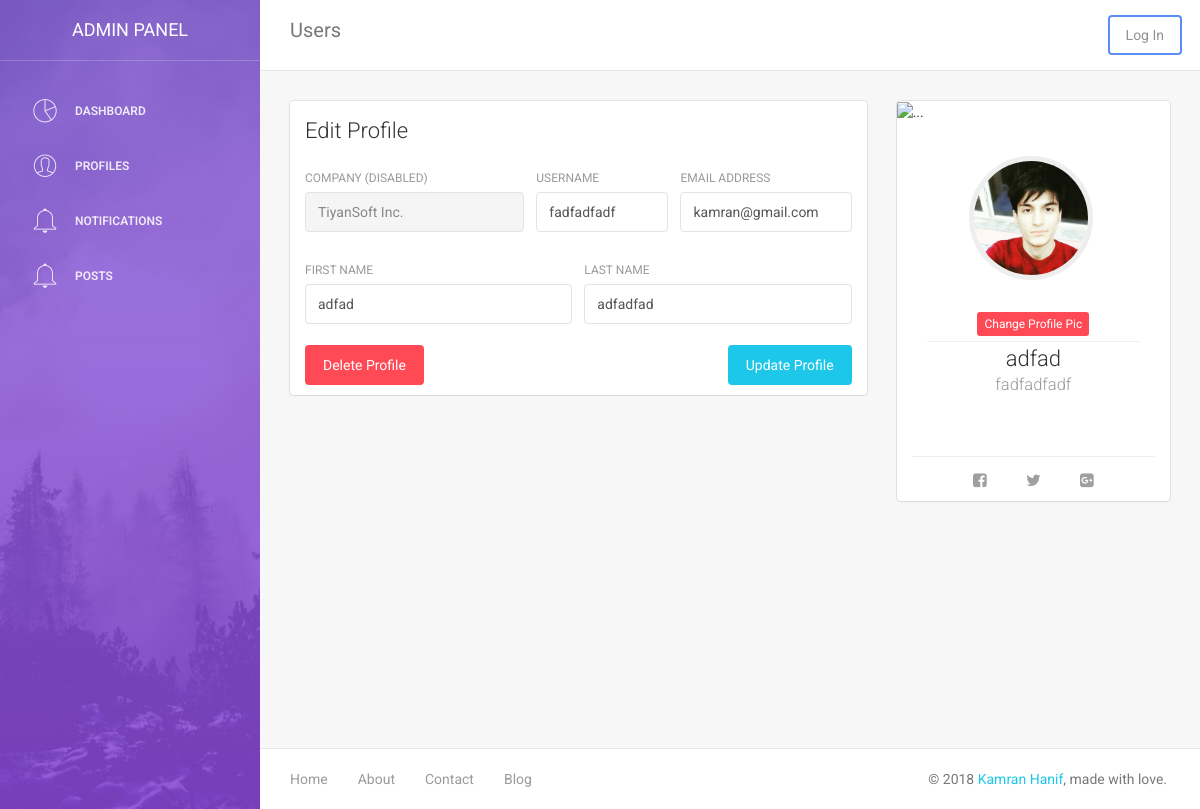
/users.php?uid=46, run on the app's committed database.
### tables this page shows
CREATE TABLE IF NOT EXISTS `users` (
  `id` int(11) NOT NULL AUTO_INCREMENT,
  `firstName` varchar(255) DEFAULT NULL,
  `lastName` varchar(255) DEFAULT NULL,
  `jobTitle` varchar(255) DEFAULT NULL,
  `userName` varchar(255) DEFAULT NULL,
  `email` varchar(255) DEFAULT NULL,
  `userStatus` tinyint(1) DEFAULT NULL,
  `profilePic` varchar(255) DEFAULT '"uploads/profiledefault.png"',
  `user_password` varchar(255) DEFAULT NULL,
  PRIMARY KEY (`id`)
);

### Users.php (the view, shortened to what this page needs)
<?php
include_once 'includes/dbh.inc.php';
        $user = $_GET['uid'];
        $select = mysqli_query($conn,"SELECT firstName, lastName, userName, email, profilePic FROM users WHERE id=$user");
        $fetch = mysqli_fetch_assoc($select);
        $firstName = $fetch['firstName'];
        $lastName = $fetch['lastName'];
        $userName = $fetch['userName'];
        $email = $fetch['email'];
        $profilePic = $fetch['profilePic'];
?>
<!doctype html>
<html lang="en">
<head>
    <link href="assets/css/bootstrap.min.css" rel="stylesheet" />
    <link href="assets/css/animate.min.css" rel="stylesheet"/>
    <link href="assets/css/light-bootstrap-dashboard.css?v=1.4.0" rel="stylesheet"/>
    <link href="assets/css/demo.css" rel="stylesheet" />
    <link href="http://maxcdn.bootstrapcdn.com/font-awesome/4.2.0/css/font-awesome.min.css" rel="stylesheet">
    <link href="assets/css/pe-icon-7-stroke.css" rel="stylesheet" />
</head>
<body>
<div class="wrapper">
    <div class="sidebar" data-color="purple" data-image="assets/img/sidebar-5.jpg">
        <div class="sidebar-wrapper">
            <?php $activePage = basename($_SERVER['PHP_SELF'], ".php"); include 'includes/sidebar.php'; ?>
        </div>
    </div>
    <div class="main-panel">
        <div class="header">
            <?php $x = basename (__FILE__, '.php'); include 'includes/header.php'; ?>
        </div>
        <div class="content">
            <div class="container-fluid">
                <div class="row">
                    <div class="col-md-8">
                        <div class="card">
                            <div class="header">
                                <h4 class="title">Edit Profile</h4>
                            </div>
                            <div class="content">
                                <form action="" method="POST">
                                    <div class="row">
                                        <div class="col-md-5">
                                            <div class="form-group">
                                                <label>Company (disabled)</label>
                                                <input type="text" class="form-control" disabled placeholder="Company" value="TiyanSoft Inc.">
                                            </div>
                                        </div>
                                        <div class="col-md-3">
                                            <div class="form-group">
                                                <label>Username</label>
                                                <input name="uid" type="text" class="form-control" placeholder="Username" value="<?php echo $userName ?>" required>
                                            </div>
                                        </div>
                                        <div class="col-md-4">
                                            <div class="form-group">
                                                <label for="exampleInputEmail1">Email address</label>
                                                <input name="email" type="email" class="form-control" placeholder="Email" value="<?php echo $email ?>" required>
                                            </div>
                                        </div>
                                    </div>
                                    <div class="row">
                                        <div class="col-md-6">
                                            <div class="form-group">
                                                <label>First Name</label>
                                                <input name="firstName" type="text" class="form-control" placeholder="Company" value="<?php echo $firstName; ?>" required>
                                            </div>
                                        </div>
                                        <div class="col-md-6">
                                            <div class="form-group">
                                                <label>Last Name</label>
                                                <input type="text" name="lastName" class="form-control" placeholder="Last Name" value="<?php echo $lastName ?>" >
                                            </div>
                                        </div>
                                    </div>
                                    <button type="submit" name="updateBtn"class="btn btn-info btn-fill pull-right">Update Profile</button>
                                    <button type="submit" name="deleteBtn"class="btn btn-danger btn-fill pull-left">Delete Profile</button>
                                    <div class="clearfix"></div>
                                </form>
                            </div>
                        </div>
                    </div>
                    <div class="col-md-4">
                            <div class="card card-user">
                                <div class="image">
                                    <img src="https://ununsplash.imgix.net/photo-1431578500526-4d9613015464?fit=crop&fm=jpg&h=300&q=75&w=400" alt="..."/>
                                </div>
                                <div class="content">
                                    <div class="author">
                                        <img class="avatar border-gray" onclick="get()" src="<?php echo $profilePic;?>" alt="..."/><br>
                                        <br>
                                        <form action="includes/proChange.inc.php?user=<?php echo $user; ?>" method="POST" enctype="multipart/form-data">
                                            <button type="submit" name="changePic"  class="btn btn-danger btn-fill btn-xs">Change Profile Pic</button>
                                        </form>
                                        <hr>
                                          <h4 class="title"><?php echo $firstName ?><br />
                                             <small name="uid"><?php echo $userName;?></small>
                                          </h4>
                                    </div>
                                </div>
                                <hr>
                                <div class="text-center">
                                    <button href="#" class="btn btn-simple"><i class="fa fa-facebook-square"></i></button>
                                    <button href="#" class="btn btn-simple"><i class="fa fa-twitter"></i></button>
                                    <button href="#" class="btn btn-simple"><i class="fa fa-google-plus-square"></i></button>
                                </div>
                            </div>
                    </div>
                </div>
            </div>
        </div>
        <div class="footer">
            <?php include 'includes/footer.php'; ?>
        </div>
    </div>
</div>
</body>
</html>

### data on the page
users: uid "fadfadfadf", email "kamran@gmail.com", firstName "adfad", lastName "adfadfad", profilePic (picture), userName "fadfadfadf"

### other printed values
$x "Users"
